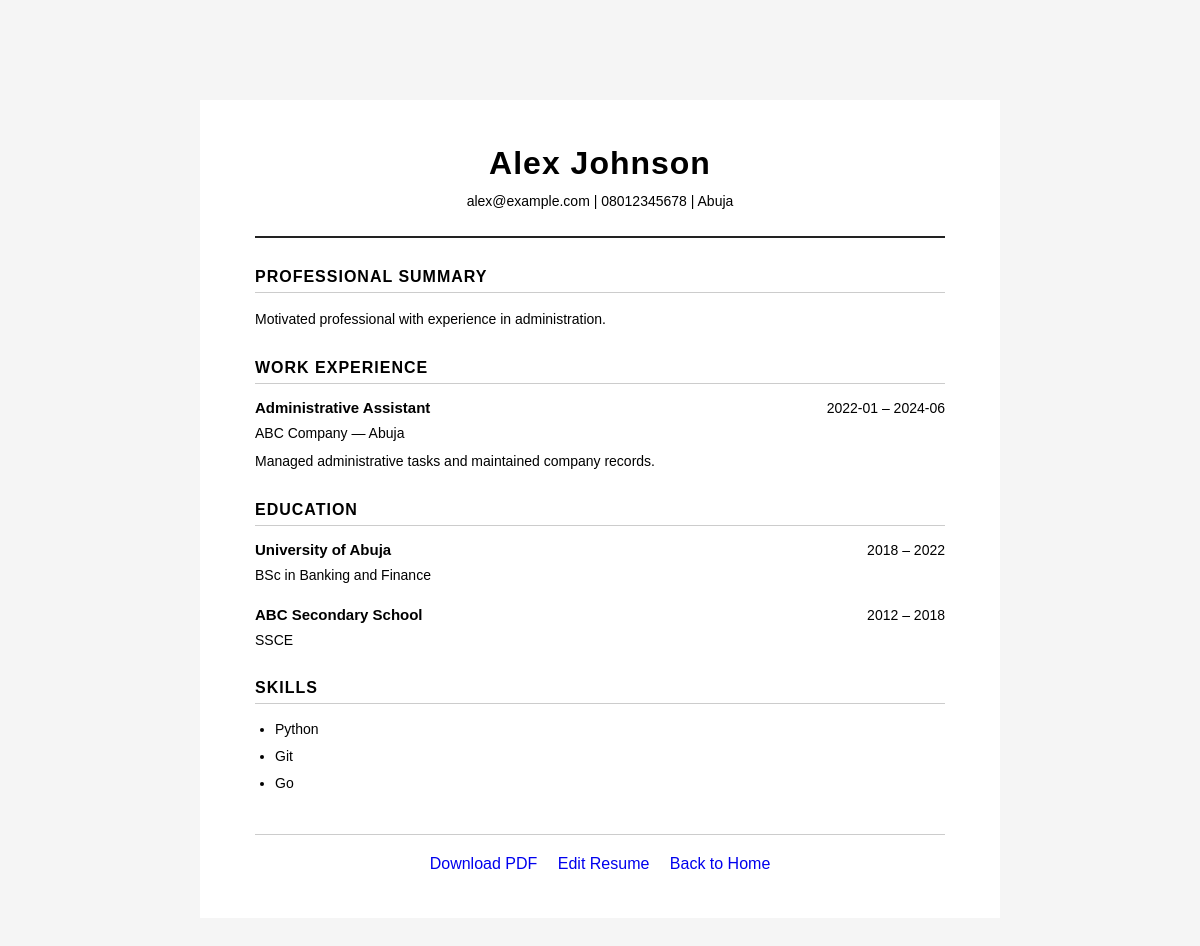
The app's page /resume/4 with its own data.
### tables this page shows
CREATE TABLE resumes (
        id INTEGER PRIMARY KEY,
        name TEXT,
        date_of_birth TEXT,
        email TEXT,
        phone_number TEXT,
        location TEXT,
        summary TEXT
    , template TEXT DEFAULT 'professional', user_id INTEGER);

CREATE TABLE work_experience (
    id INTEGER PRIMARY KEY,
    resume_id INTEGER,
    job_title TEXT,
    company TEXT,
    location TEXT,
    start_date TEXT,
    end_date TEXT,
    description TEXT,
    FOREIGN KEY (resume_id) REFERENCES resumes(id)
    );

CREATE TABLE education (
        id INTEGER PRIMARY KEY,
        resume_id INTEGER,
        school TEXT,
        degree TEXT,
        field TEXT,
        start_year TEXT,
        end_year TEXT, education_type TEXT,
        FOREIGN KEY (resume_id) REFERENCES resumes(id)
    );

CREATE TABLE skills (
        id INTEGER PRIMARY KEY,
        resume_id INTEGER,
        skill TEXT,
        FOREIGN KEY (resume_id) REFERENCES resumes(id)
    );

### app.py (the view)
@app.route("/resume/<resume_id>")
def view_resume(resume_id):
    resume = get_complete_resume(int(resume_id))
    if resume is None:
        return "Resume not found."
    if resume["template"] == "modern":
        template_file = "resume_modern.html"
    else:
        template_file = "resume.html"
    return render_template(
        template_file,
        resume=resume
    )

### database.py (called while the page is built)
def load_resume_from_database(resume_id):
    cursor.execute(
        """
        SELECT
            id,
            name,
            date_of_birth,
            email,
            phone_number,
            location,
            summary,
            template,
            user_id
        FROM resumes
        WHERE id = ?
        """,
        (resume_id,)
    )
    return cursor.fetchone()

def load_education(resume_id):
    cursor.execute(
        """
        SELECT
            id,
            school,
            degree,
            field,
            start_year,
            end_year
        FROM education
        WHERE resume_id = ?
        """,
        (resume_id,)
    )
    education_records = cursor.fetchall()
    education = []
    for record in education_records:
        education.append({
            "id": record[0],
            "school": record[1],
            "degree": record[2],
            "field": record[3],
            "start_year": record[4],
            "end_year": record[5]
        })
    return education

def load_work_experience(resume_id):
    cursor.execute(
        """
        SELECT
            id,
            job_title,
            company,
            location,
            start_date,
            end_date,
            description
        FROM work_experience
        WHERE resume_id = ?
        """,
        (resume_id,)
    )
    work_records = cursor.fetchall()
    work_experience = []
    for record in work_records:
        work_experience.append({
            "id": record[0],
            "job_title": record[1],
            "company": record[2],
            "location": record[3],
            "start_date": record[4],
            "end_date": record[5],
            "description": record[6]
        })
    return work_experience

def load_skills(resume_id):
    cursor.execute(
        """
        SELECT
            id,
            skill
        FROM skills
        WHERE resume_id = ?
        """,
        (resume_id,)
    )
    skill_records = cursor.fetchall()
    skills = []
    for record in skill_records:
        skills.append({
            "id": record[0],
            "skill": record[1]
        })
    return skills

### templates/resume.html (shortened to what this page needs)
<!DOCTYPE html>
<html>
<head>
    <link
        rel="stylesheet"
        href="{{ url_for('static', filename='style.css') }}"
    >
</head>
<body>
    <div class="resume">
        <header class="resume-header">
            <h1>{{ resume["personal_information"]["name"] }}</h1>
            <p class="contact-details">
                {% if resume["personal_information"]["email"] %}
                    {{ resume["personal_information"]["email"] }}
                {% endif %}
                {% if resume["personal_information"]["phone_number"] %}
                    | {{ resume["personal_information"]["phone_number"] }}
                {% endif %}
                {% if resume["personal_information"]["location"] %}
                    | {{ resume["personal_information"]["location"] }}
                {% endif %}
            </p>
        </header>
        {% if resume["summary"] %}
        <section class="resume-section">
            <h2>Professional Summary</h2>
            <p>{{ resume["summary"] }}</p>
        </section>
        {% endif %}
        {% if resume["work_experience"] %}
        <section class="resume-section">
            <h2>Work Experience</h2>
            {% for experience in resume["work_experience"] %}
            <div class="resume-entry">
                <div class="entry-top">
                    <strong>{{ experience["job_title"] }}</strong>
                    {% if experience["start_date"] or experience["end_date"] %}
                    <span>
                        {{ experience["start_date"] }}
                        {% if experience["start_date"] and experience["end_date"] %}
                            –
                        {% endif %}
                        {{ experience["end_date"] }}
                    </span>
                    {% endif %}
                </div>
                {% if experience["company"] or experience["location"] %}
                <p class="entry-meta">
                    {% if experience["company"] %}
                        {{ experience["company"] }}
                    {% endif %}
                    {% if experience["company"] and experience["location"] %}
                        —
                    {% endif %}
                    {% if experience["location"] %}
                        {{ experience["location"] }}
                    {% endif %}
                </p>
                {% endif %}
                {% if experience["description"] %}
                <p>{{ experience["description"] }}</p>
                {% endif %}
            </div>
            {% endfor %}
        </section>
        {% endif %}
        {% if resume["education"] %}
        <section class="resume-section">
            <h2>Education</h2>
            {% for education in resume["education"] %}
            <div class="resume-entry">
                <div class="entry-top">
                    <strong>{{ education["school"] }}</strong>
                    {% if education["start_year"] or education["end_year"] %}
                    <span>
                        {{ education["start_year"] }}
                        {% if education["start_year"] and education["end_year"] %}
                            –
                        {% endif %}
                        {{ education["end_year"] }}
                    </span>
                    {% endif %}
                </div>
                {% if education["degree"] or education["field"] %}
                <p>
                    {{ education["degree"] }}
                    {% if education["degree"] and education["field"] %}
                        in
                    {% endif %}
                    {{ education["field"] }}
                </p>
                {% endif %}
            </div>
            {% endfor %}
        </section>
        {% endif %}
        {% if resume["skills"] %}
        <section class="resume-section">
            <h2>Skills</h2>
            <ul class="skills-list">
                {% for skill in resume["skills"] %}
                    {% if skill["skill"] %}
                    <li>{{ skill["skill"] }}</li>
                    {% endif %}
                {% endfor %}
            </ul>
        </section>
        {% endif %}
<div class="resume-actions">
    <a href="/resume/{{ resume['personal_information']['id'] }}/pdf">
        Download PDF
    </a>
    <a href="/edit/{{ resume['personal_information']['id'] }}">
        Edit Resume
    </a>
    <a href="/">
        Back to Home
    </a>
</div>
</body>
</html>

### static/style.css (style rules this page uses)
body { font-family: Arial, sans-serif; max-width: 800px; margin: 40px auto; background-color: #f5f5f5; padding: 20px; }
.resume { max-width: 850px; margin: 40px auto; padding: 45px 55px; background-color: white; box-sizing: border-box; }
.resume-header { text-align: center; border-bottom: 2px solid #222; padding-bottom: 18px; margin-bottom: 30px; }
.resume-header h1 { margin: 0 0 8px; font-size: 32px; font-weight: 700; letter-spacing: 1px; }
.contact-details { margin: 0; font-size: 14px; line-height: 1.5; }
.resume-section { margin-bottom: 28px; }
.resume-section h2 { margin: 0 0 15px; padding-bottom: 6px; border-bottom: 1px solid #ccc; font-size: 16px; font-weight: 700; text-transform: uppercase; letter-spacing: 1px; }
.resume-entry { margin-bottom: 20px; }
.resume-entry:last-child { margin-bottom: 0; }
.entry-top { display: flex; justify-content: space-between; align-items: baseline; gap: 20px; }
.entry-top strong { font-size: 15px; }
.entry-top span { font-size: 14px; white-space: nowrap; }
.entry-meta { margin: 3px 0 6px; font-size: 14px; }
.resume p { margin: 6px 0; line-height: 1.6; font-size: 14px; }
.skills-list { margin: 0; padding-left: 20px; }
.skills-list li { margin-bottom: 6px; font-size: 14px; line-height: 1.5; }
.resume a { color: #0000ee; }
.resume-actions { margin-top: 40px; padding-top: 20px; border-top: 1px solid #ccc; text-align: center; }
.resume-actions a { display: inline-block; margin: 0 8px; text-decoration: none; }

### records on screen
resumes: personal_information.name "Alex Johnson", personal_information.email "alex@example.com", personal_information.phone_number "08012345678", personal_information.location "Abuja", summary "Motivated professional with experience in administration."
work_experience: job_title "Administrative Assistant", start_date "2022-01", end_date "2024-06", company "ABC Company", location "Abuja", description "Managed administrative tasks and maintained company records."
education: school "University of Abuja", start_year "2018", end_year "2022", degree "BSc", shows "in", field "Banking and Finance"
education: school "ABC Secondary School", start_year "2012", end_year "2018", degree "SSCE"
skills: skill "Python"
skills: skill "Git"
skills: skill "Go"
